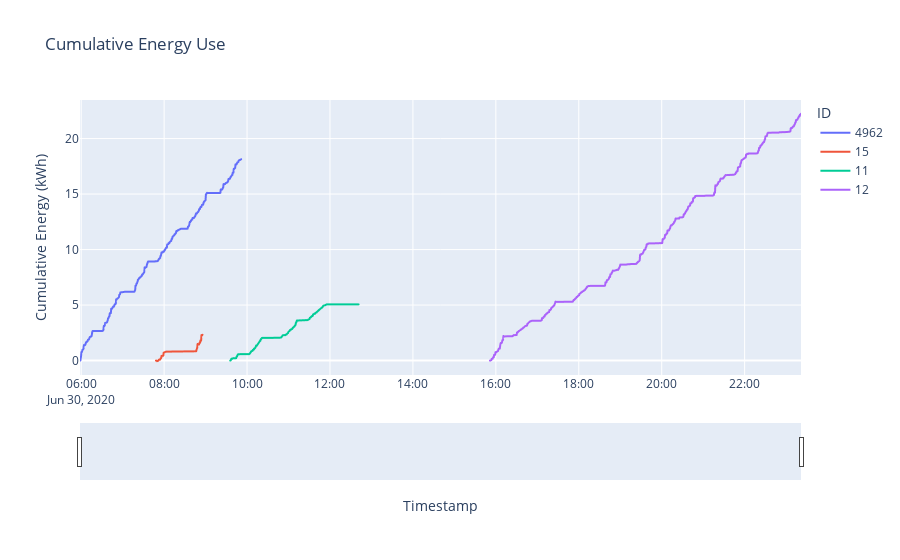

Notebook code cell kept with this figure:
### Code cell
fig = px.line(june_30_kinematics_df, x="Timestamp", y="Cumulative Energy (kWh)", title="Cumulative Energy Use", line_group="ID", color="ID", hover_name="ID")

fig.update_xaxes(rangeslider_visible=True)

### Figure 1 — Plotly figure (JSON) as saved in the notebook; plotly's stock layout.template omitted (floating-point values rounded to 4 significant figures; data arrays with more than 128 entries replaced by an {"elided": "..."} marker saying what was removed)
{"data": [{"hovertemplate": "<b>%{hovertext}</b><br><br>ID=4962<br>Timestamp=%{x}<br>Cumulative Energy (kWh)=%{y}<extra></extra>", "hovertext": {"elided": "280 int values"}, "legendgroup": "4962", "line": {"color": "#636efa", "dash": "solid"}, "mode": "lines", "name": "4962", "showlegend": true, "type": "scattergl", "x": {"elided": "280 str values"}, "xaxis": "x", "y": {"elided": "280 float values"}, "yaxis": "y"}, {"hovertemplate": "<b>%{hovertext}</b><br><br>ID=15<br>Timestamp=%{x}<br>Cumulative Energy (kWh)=%{y}<extra></extra>", "hovertext": [15, 15, 15, 15, 15, 15, 15, 15, 15, 15, 15, 15, 15, 15, 15, 15, 15, 15, 15, 15, 15, 15, 15, 15, 15, 15, 15, 15, 15, 15, 15, 15], "legendgroup": "15", "line": {"color": "#EF553B", "dash": "solid"}, "mode": "lines", "name": "15", "showlegend": true, "type": "scattergl", "x": ["2020-06-30T07:48:07", "2020-06-30T07:49:08", "2020-06-30T07:49:39", "2020-06-30T07:50:10", "2020-06-30T07:51:12", "2020-06-30T07:51:43", "2020-06-30T07:52:13", "2020-06-30T07:53:14", "2020-06-30T07:53:44", "2020-06-30T07:54:15", "2020-06-30T07:55:15", "2020-06-30T07:55:46", "2020-06-30T07:56:16", "2020-06-30T07:57:17", "2020-06-30T07:57:48", "2020-06-30T07:58:50", "2020-06-30T07:59:20", "2020-06-30T08:02:54", "2020-06-30T08:46:25", "2020-06-30T08:46:55", "2020-06-30T08:47:56", "2020-06-30T08:48:26", "2020-06-30T08:48:57", "2020-06-30T08:49:58", "2020-06-30T08:50:29", "2020-06-30T08:50:59", "2020-06-30T08:52:01", "2020-06-30T08:52:31", "2020-06-30T08:53:32", "2020-06-30T08:54:02", "2020-06-30T08:54:33", "2020-06-30T08:55:35"], "xaxis": "x", "y": [0, 0, -0.06257, -0.03763, -0.02588, 0.009604, 0.078, 0.08197, 0.08197, 0.08197, 0.2275, 0.2249, 0.4265, 0.425, 0.4294, 0.4439, 0.7107, 0.8055, 0.8345, 0.9981, 1.14, 1.5, 1.441, 1.436, 1.442, 1.561, 1.612, 1.807, 1.798, 2.293, 2.245, 2.325], "yaxis": "y"}, {"hovertemplate": "<b>%{hovertext}</b><br><br>ID=11<br>Timestamp=%{x}<br>Cumulative Energy (kWh)=%{y}<extra></extra>", "hovertext": {"elided": "225 int values"}, "legendgroup": "11", "line": {"color": "#00cc96", "dash": "solid"}, "mode": "lines", "name": "11", "showlegend": true, "type": "scattergl", "x": {"elided": "225 str values"}, "xaxis": "x", "y": {"elided": "225 float values"}, "yaxis": "y"}, {"hovertemplate": "<b>%{hovertext}</b><br><br>ID=12<br>Timestamp=%{x}<br>Cumulative Energy (kWh)=%{y}<extra></extra>", "hovertext": {"elided": "572 int values"}, "legendgroup": "12", "line": {"color": "#ab63fa", "dash": "solid"}, "mode": "lines", "name": "12", "showlegend": true, "type": "scattergl", "x": {"elided": "572 str values"}, "xaxis": "x", "y": {"elided": "572 float values"}, "yaxis": "y"}], "layout": {"legend": {"title": {"text": "ID"}, "tracegroupgap": 0}, "title": {"text": "Cumulative Energy Use"}, "xaxis": {"anchor": "y", "domain": [0, 1], "rangeslider": {"visible": true}, "title": {"text": "Timestamp"}}, "yaxis": {"anchor": "x", "domain": [0, 1], "title": {"text": "Cumulative Energy (kWh)"}}}}
